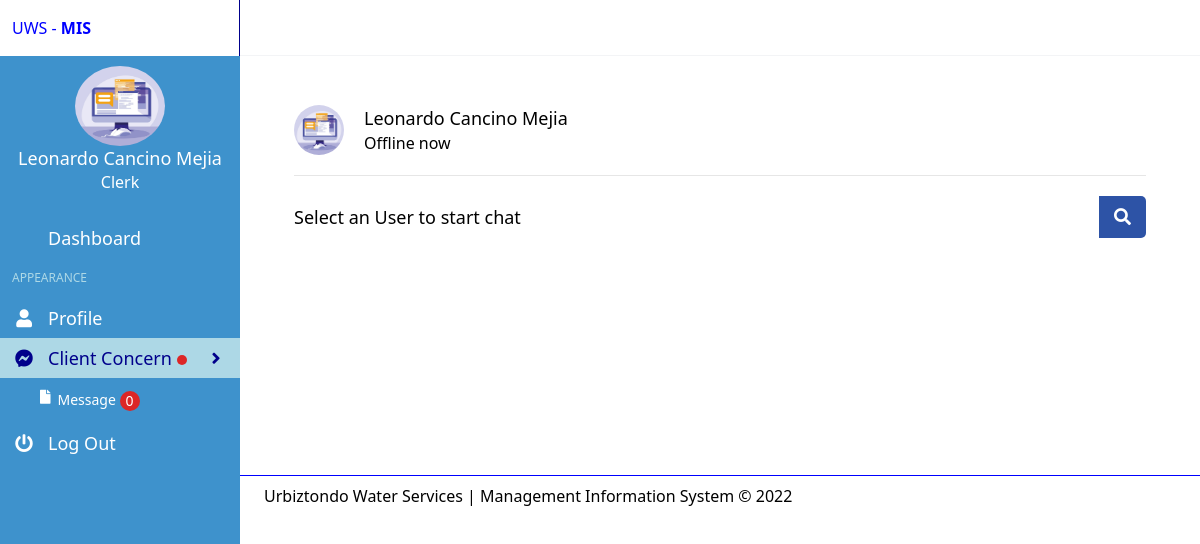
The page /clerk/message.php (signed in) on the database its author committed.
### tables this page shows
CREATE TABLE `tblplumber` (
  `plumber_ID` int(50) NOT NULL,
  `plumber_no` int(50) NOT NULL,
  `Fname` varchar(50) NOT NULL,
  `Mname` varchar(50) NOT NULL,
  `Lname` varchar(50) NOT NULL,
  `house_no` decimal(10,0) NOT NULL,
  `address_ID` int(11) NOT NULL,
  `Email` varchar(50) NOT NULL,
  `ContactNo` decimal(10,0) NOT NULL,
  `Username` varchar(50) DEFAULT NULL,
  `Password` varchar(150) DEFAULT NULL,
  `position` varchar(50) NOT NULL,
  `RegDate` date NOT NULL,
  `UserStatus` int(11) NOT NULL,
  `images` varchar(150) NOT NULL,
  `chat_status` varchar(50) NOT NULL,
  `admin_ID` int(11) NOT NULL
);

### clerk/includes/session.php (called while the page is built, shortened)
<?php
	include 'conn.php';
	if(isset($_SESSION['clerk']) ){
	$sql = "SELECT * FROM tblplumber WHERE plumber_ID  = '".$_SESSION['clerk']."'";
	$query = $connect->query($sql);
	$user = $query->fetch_assoc();
}
else{
	header('location: ../login.php');
}
?>

### clerk/message.php (the view, shortened to what this page needs)
<?php include 'includes/session.php';?>
<?php include 'includes/header.php' ?>
<?php include 'includes/topbar.php' ?>
<?php $page = "chat"; include 'includes/leftbar.php' ?>
<section class="section main-section">
     <div class="content-wrapper wrapper">
<section class="users">
  <header>
    <div class="content">
      <img src="../upload/plumber/<?php echo $user['images']; ?>" alt="">
      <div class="details">
          <span><?php echo $user['Fname'].' '.$user['Mname'].' '.$user['Lname'];?></span>
        <p><?php echo $user['chat_status']; ?></p>
      </div>
    </div>
  </header>
  <div class="search">
    <span class="text">Select an User to start chat</span>
    <button><i class="fas fa-search"></i></button>
  </div>
</section>
</div>
<br>
<br>
<br>
<br>
<br>
<br>
<br>
  </section>
<?php include 'includes/footer.php' ?>

### clerk/includes/leftbar.php (shortened to what this page needs)
<aside class="aside is-placed-left is-expanded" style="background:#3E92CC ;overflow-y:auto;">
  <div class="aside-tools">
    <div>
      UWS - <b class="font-black">MIS</b>
    </div>
  </div>
  <center>
      <div class="image">
        <img src="../upload/plumber/<?php echo $user['images']; ?>" class="img-circle elevation-2 d-flex " style="height:80px; width:90px; margin-top:10px;  border-radius: 50%;" >
      </div>
    <div class="info" >
        <h1 href="#" style="color:white; font-size:18px;  " > <?php echo $user['Fname'].' '.$user['Mname'].' '.$user['Lname']?> </h1>
        <h1 href="#" style="color:white; font-size:16px;  " > Clerk </h1>
      </div>
      </center>
  <div class="menu is-menu-main">
    <p class="menu-label"></p>
    <ul class="menu-list">
      <li class="<?php if($page=='dashboard'){ echo 'active'; }?> ">
        <a href="home.php">
          <span class="icon"><i class="mdi mdi-desktop-mac"></i></span>
          <span class="menu-item-label">Dashboard</span>
        </a>
      </li>
    </ul>
    <p class="menu-label">Appearance</p>
    <ul class="menu-list">
    <li class="<?php if($page=='profile'){ echo 'active'; }?> ">
        <a href="profile.php">
          <span class="icon"><i class="fa fa-user"></i></span>
          <span class="menu-item-label">Profile</span>
        </a>
      </li>
    </ul>
    <?php
				$clientx="SELECT COUNT(*) FROM messages WHERE  message_status = '1' ";
				$resclientx=mysqli_query($connect,$clientx)or die(mysqli_error($connect));
				$rowclientx=mysqli_fetch_array($resclientx);
				$totalclientx=$rowclientx[0];
				?>
    <ul class="menu-list">
    <li class="<?php if($page=='chat'){ echo 'active'; }?> ">
         <a class="dropdown">
           <span class="icon"><i class="fab fa-facebook-messenger"></i></span>
           <span class="menu-item-label">Client Concern <div class=" circle1 "> <span class="circle__content"></span> </span></div></span>
           <span class="icon"><i class="fa fa-angle-right arrow"></i></span>
     <ul>
     <li>
             <a href="message.php">
               &ensp;&ensp;&ensp;&ensp;<i class="fa fa-file"></i>&ensp;<span>Message
               <div class=" circle "> <span class="circle__content"><?php echo htmlentities($totalclientx);?></span> </span></div>
             </a>
           </li>
         </ul>
    <ul class="menu-list " style ="color:blue;">
      <li class=" bg-white">
      <a href="php/logout.php?plumber=<?php echo $user['plumber_ID']; ?>">
          <span class="icon"><i class="fa fa-power-off"></i></span>
          <span class="menu-item-label">Log Out</span>
        </a>
      </li>
    </ul>
</aside>

### css1/main.css (style rules this page uses)
html { -moz-tab-size: 4; -o-tab-size: 4; tab-size: 4; }
html { line-height: 1.15; -webkit-text-size-adjust: 100%; }
b, strong { font-weight: bolder; }
button, input, optgroup, select, textarea { font-family: inherit; font-size: 100%; line-height: 1.15; margin: 0; }
button, select { text-transform: none; }
[type="button"], [type="reset"], [type="submit"], button { -webkit-appearance: button; }
blockquote, dd, dl, figure, h1, h2, h3, h4, h5, h6, hr, p, pre { margin: 0; }
button { background-color: transparent; background-image: none; }
ol, ul { list-style: none; margin: 0; padding: 0; }
html { font-family: ui-sans-serif, system-ui, -apple-system, BlinkMacSystemFont, "Segoe UI", Roboto, "Helvetica Neue", Arial, "Noto Sans", sans-serif, "Apple Color Emoji", "Segoe UI Emoji", "Segoe UI Symbol", "Noto Color Emoji"; line-height: 1.5; }
img { border-style: solid; }
button { cursor: pointer; }
h1, h2, h3, h4, h5, h6 { font-size: inherit; font-weight: inherit; }
a { color: inherit; text-decoration: inherit; }
button, input, optgroup, select, textarea { padding: 0; line-height: inherit; color: inherit; }
audio, canvas, embed, iframe, img, object, svg, video { display: block; vertical-align: middle; }
img, video { max-width: 100%; height: auto; }
.font-black { font-weight: 900; }
* { --tw-shadow: 0 0 #0000; }
* { --tw-ring-inset: var(--tw-empty); --tw-ring-offset-width: 0px; --tw-ring-offset-color: #fff; --tw-ring-color: rgba(59, 130, 246, 0.5); --tw-ring-offset-shadow: 0 0 #0000; --tw-ring-shadow: 0 0 #0000; }
.main-section { padding: 1.5rem; }
.dropdown { cursor: pointer; }
.aside { --tw-bg-opacity: 1; background-color: rgba(31, 41, 55, var(--tw-bg-opacity)); height: 100vh; position: fixed; top: 0; left: -15rem; width: 15rem; z-index: 40; transition-property: all; transition-timing-function: cubic-bezier(0.4, 0, 0.2, 1); transition-duration: 150ms; }
@media (min-width: 1024px) { .aside { left: 0; } }
.aside-tools { --tw-bg-opacity: 1; background-color: white; display: flex; flex-direction: row; align-items: center; flex: 1 1 0%; height: 3.5rem; padding-left: 0.75rem; padding-right: 0.75rem; --tw-text-opacity: 1; color: blue; width: 100%; border-right:1px solid darkblue; }
.menu-label { font-size: 0.75rem; line-height: 1rem; padding: 0.75rem; --tw-text-opacity: 1; color: lightblue; text-transform: uppercase; }
.menu-list li a { display: flex; padding-top: 0.5rem; padding-bottom: 0.5rem; --tw-text-opacity: 1; color: white; font-size:18px }
.menu-list li a .menu-item-label { flex-grow: 1; }
.menu-list li a .icon { flex: none; width: 3rem; }
.menu-list li.active > a { --tw-bg-opacity: 1; background-color: lightblue; color:darkblue; }
.menu-list li ul { display: none; }
.menu-list li ul a { font-size: 0.875rem; line-height: 1.25rem; padding: 0.75rem; }
.menu-list li.active ul { --tw-bg-opacity: 1; display: block; }
.icon { display: inline-flex; align-items: center; justify-content: center; height: 1.5rem; width: 1.5rem; }
.icon i { display: inline-flex; }
.image { display: block; position: relative; }
.image img { display: block; height: auto; max-width: 100%; width: 100%; }

### css1/style.css (style rules this page uses)
.users { padding: 25px 30px; }
.users header, .users-list a { display: flex; align-items: center; padding-bottom: 20px; border-bottom: 1px solid #e6e6e6; justify-content: space-between; }
.wrapper img { object-fit: cover; border-radius: 50%; }
.users header img { height: 50px; width: 50px; }
:is(.users, .users-list) .content { display: flex; align-items: center; }
:is(.users, .users-list) .content .details { color: #000; margin-left: 20px; }
:is(.users, .users-list) .details span { font-size: 18px; font-weight: 500; }
.users .search { margin: 20px 0; display: flex; position: relative; align-items: center; justify-content: space-between; }
.users .search .text { font-size: 18px; }
.users .search button { position: relative; z-index: 1; width: 47px; height: 42px; font-size: 17px; cursor: pointer; border: none; background:#2d53a6; color: #fff; outline: none; border-radius: 0 5px 5px 0; transition: all 0.2s ease; }

### clerk/includes/header.php (style rules this page uses)
.circle { display: inline-table; vertical-align: middle; width: 20px; height: 20px; color:#ffff; background-color: #DC2626; border-radius: 50%; }
.circle1 { display: inline-table; vertical-align: middle; width: 10px; height: 10px; color:#ffff; background-color: #DC2626; border-radius: 50%; }
.circle__content { display: table-cell; vertical-align: middle; text-align: center; }

### rows shown on the page
tblplumber: images (picture), Fname "Leonardo", Mname "Cancino", Lname "Mejia", chat_status "Offline now"

### other values the page prints
$totalclientx "0"
